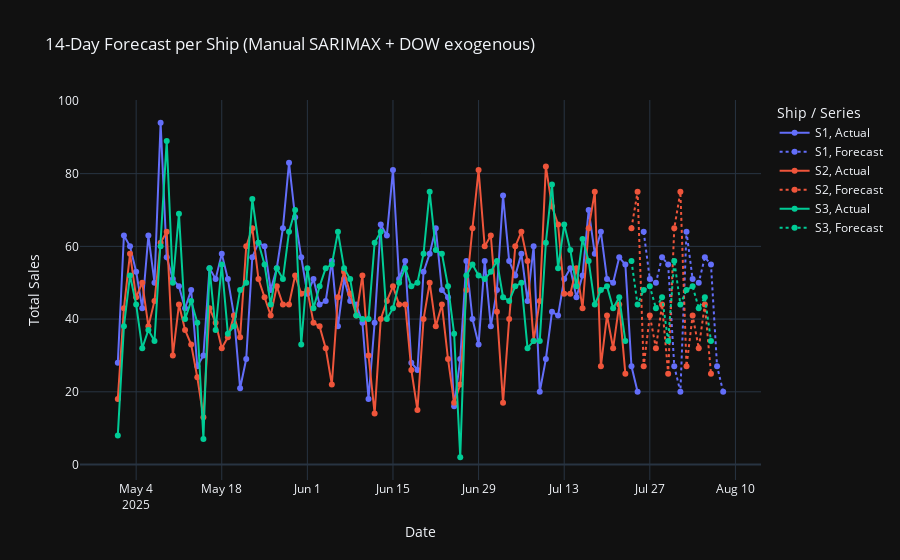

The cell this chart's notebook holds for it:
### Markdown cell above
## 14 days forecast by ship for Soda Can 330ml, using SARIMAX

### Code cell
import pandas as pd
import numpy as np
import plotly.express as px
import plotly.graph_objects as go

from statsmodels.tsa.statespace.sarimax import SARIMAX

horizon = 14
reference_year = 2025

# Build dated time series with explicit daily frequency per ship
ts_df = df.copy()
ts_df["date"] = pd.Timestamp(f"{reference_year}-01-01") + pd.to_timedelta(ts_df["doy"] - 1, unit="D")
ts_df = ts_df.sort_values(["ship_id", "date"])

forecast_frames = []

for ship in ts_df["ship_id"].unique():
    sdata = ts_df[ts_df["ship_id"] == ship][["date", "total_sales"]].set_index("date").sort_index()

    if sdata.empty:
        continue

    # Ensure continuous daily index
    full_idx = pd.date_range(start=sdata.index.min(), end=sdata.index.max(), freq="D")
    y = sdata["total_sales"].reindex(full_idx, fill_value=0.0)
    try:
        y.index.freq = y.index.inferred_freq or "D"
    except Exception:
        pass

    # Exogenous regressors: day-of-week dummies
    dow_onehot = pd.get_dummies(y.index.dayofweek, prefix="dow")
    exog_fit = dow_onehot

    made_fc = False
    try:
        # Use fixed seasonal SARIMA structure
        order = (1, 1, 1) if len(y) > 8 else (0, 1, 1)
        seasonal_order = (1, 0, 1, 7)  # weekly seasonality

        model = SARIMAX(
            y,
            exog=exog_fit,
            order=order,
            seasonal_order=seasonal_order,
            trend="c",
            enforce_stationarity=False,
            enforce_invertibility=False,
        )
        res = model.fit(disp=False)

        last_date = y.index.max()
        future_idx = pd.date_range(start=last_date + pd.Timedelta(days=1), periods=horizon, freq="D")
        future_dow = pd.get_dummies(future_idx.dayofweek, prefix="dow")

        # Forecast with exogenous inputs
        fc_res = res.get_forecast(steps=horizon, exog=future_dow)
        fc_mean = fc_res.predicted_mean
        fc_ci = fc_res.conf_int(alpha=0.2)  # 80% CI

        fc_mean.index = future_idx
        fc_ci.index = future_idx

        fc_frame = pd.DataFrame(
            {
                "date": future_idx,
                "ship_id": ship,
                "forecast": fc_mean.values,
                "lower80": fc_ci.iloc[:, 0].values,
                "upper80": fc_ci.iloc[:, 1].values,
            }
        )
        fc_frame["doy"] = fc_frame["date"].dt.dayofyear
        forecast_frames.append(fc_frame)
        made_fc = True
    except Exception:
        made_fc = False

    # Fallback 1: seasonal naive (weekly)
    if not made_fc and len(y) >= 7:
        last_7 = y.iloc[-7:].values
        reps = (horizon + 6) // 7
        fc_vals = (list(last_7) * reps)[:horizon]
        future_idx = pd.date_range(start=y.index.max() + pd.Timedelta(days=1), periods=horizon, freq="D")
        fc_frame = pd.DataFrame(
            {"date": future_idx, "ship_id": ship, "forecast": fc_vals, "lower80": np.nan, "upper80": np.nan}
        )
        fc_frame["doy"] = fc_frame["date"].dt.dayofyear
        forecast_frames.append(fc_frame)

    # Fallback 2: repeat last value
    elif not made_fc and len(y) >= 1:
        last_val = float(y.iloc[-1])
        future_idx = pd.date_range(start=y.index.max() + pd.Timedelta(days=1), periods=horizon, freq="D")
        fc_frame = pd.DataFrame(
            {"date": future_idx, "ship_id": ship, "forecast": [last_val] * horizon, "lower80": np.nan, "upper80": np.nan}
        )
        fc_frame["doy"] = fc_frame["date"].dt.dayofyear
        forecast_frames.append(fc_frame)

forecast_sarimax_df = (
    pd.concat(forecast_frames, ignore_index=True)
    if forecast_frames
    else pd.DataFrame(columns=["date", "ship_id", "forecast", "lower80", "upper80", "doy"])
)

# ------------------- PLOT SECTION -------------------
if not forecast_sarimax_df.empty:
    # Prepare data for line plot
    _hist_plot = ts_df.rename(columns={"total_sales": "value"})[["date", "ship_id", "value"]].copy()
    _hist_plot["kind"] = "Actual"

    _fc_plot = forecast_sarimax_df[["date", "ship_id", "forecast"]].rename(columns={"forecast": "value"}).copy()
    _fc_plot["kind"] = "Forecast"

    _plot_df = pd.concat([_hist_plot, _fc_plot], ignore_index=True)

    # Base line plot with Plotly Express
    fig_sarimax = px.line(
        _plot_df,
        x="date",
        y="value",
        color="ship_id",
        line_dash="kind",
        title="14-Day Forecast per Ship (Manual SARIMAX + DOW exogenous)",
        labels={"date": "Date", "value": "Total Sales", "ship_id": "Ship"},
    )

    # Get colors used by Plotly Express for each ship
    ship_colors = {trace.name.split(",")[0]: trace.line.color for trace in fig_sarimax.data}

    # Add confidence intervals as shaded regions
    for ship in forecast_sarimax_df["ship_id"].unique():
        ship_df = forecast_sarimax_df[forecast_sarimax_df["ship_id"] == ship].dropna(subset=["lower80", "upper80"])
        if not ship_df.empty:
            color = ship_colors.get(ship, "gray")
            fig_sarimax.add_trace(
                go.Scatter(
                    x=pd.concat([ship_df["date"], ship_df["date"][::-1]]),
                    y=pd.concat([ship_df["lower80"], ship_df["upper80"][::-1]]),
                    fill="toself",
                    fillcolor=color.replace("rgb", "rgba").replace(")", ",0.2)"),  # transparent version of line color
                    line=dict(color="rgba(255,255,255,0)"),
                    hoverinfo="skip",
                    name=f"{ship} 80% CI",
                    showlegend=True,
                )
            )

    # Ensure forecast/actual lines are on top of shaded regions
    fig_sarimax.update_traces(mode="lines+markers")
    fig_sarimax.update_layout(legend_title_text="Ship / Series")
    fig_sarimax.show()
else:
    print("No forecasts available.")
